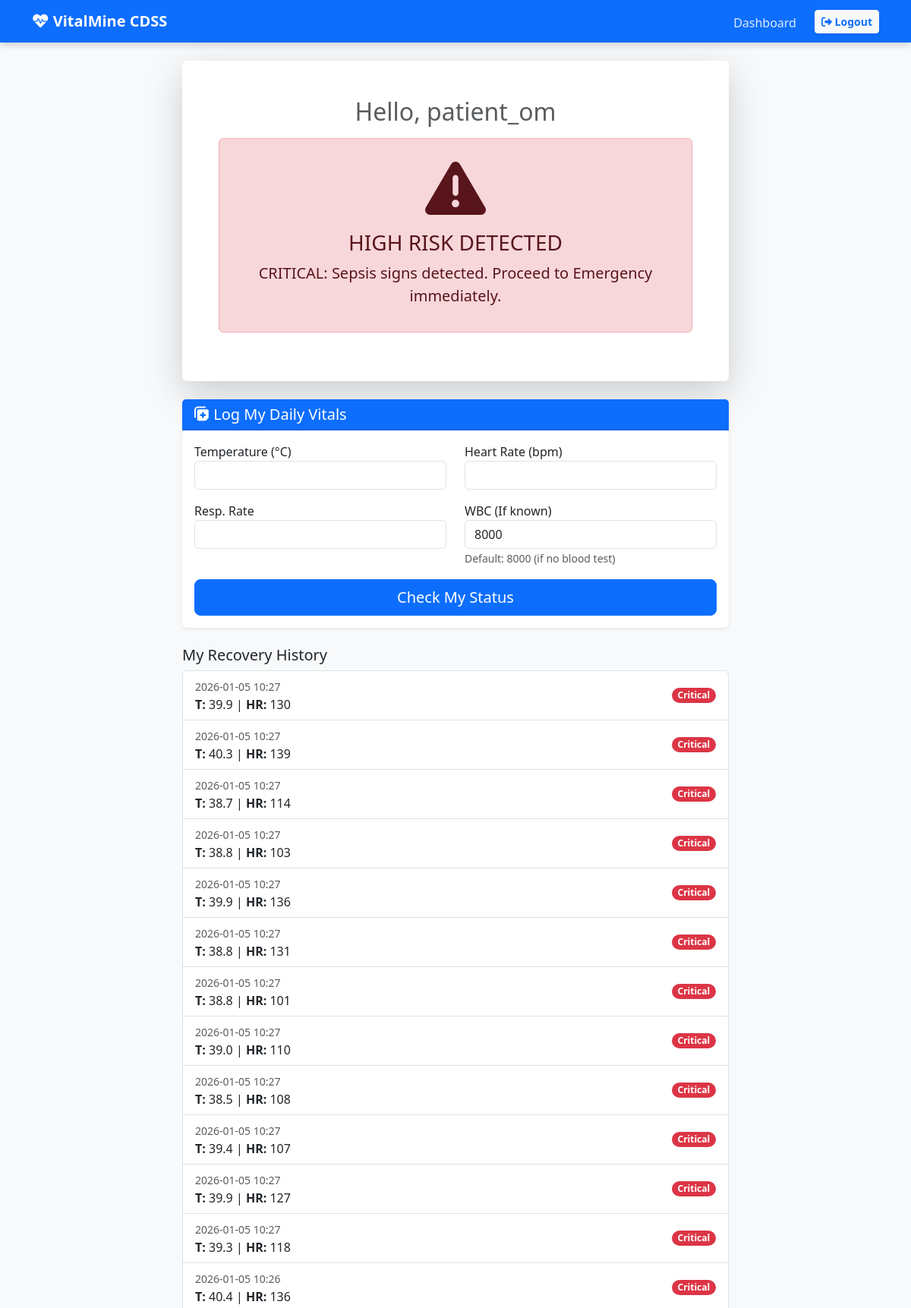
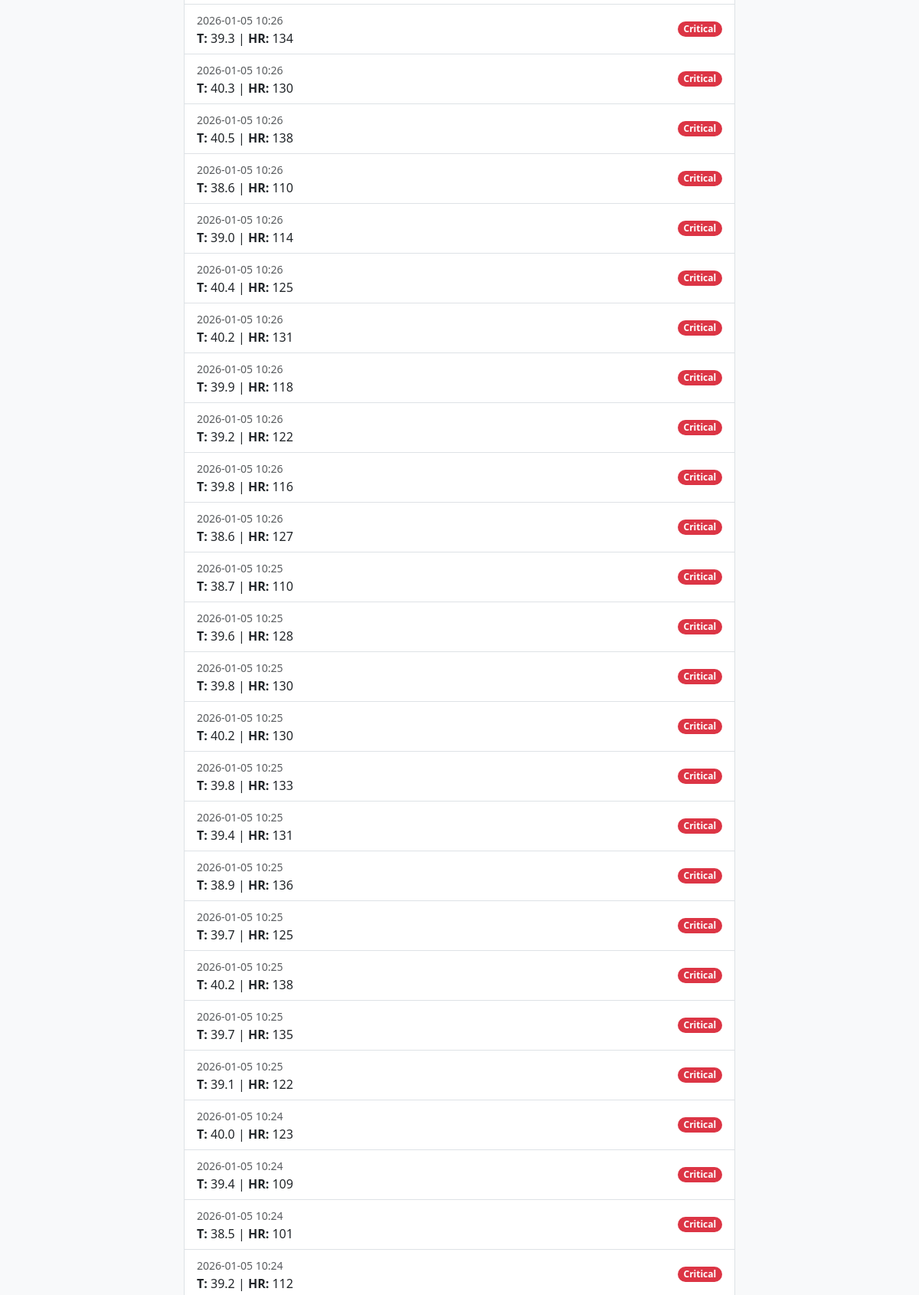
The page /patient_dashboard (signed in, upper part) on the database its author committed (2 pictures, top to bottom).
### models.py (models this page shows)
class User(UserMixin, db.Model):
    id = db.Column(db.Integer, primary_key=True)
    username = db.Column(db.String(100), unique=True, nullable=False)
    password = db.Column(db.String(100), nullable=False)
    role = db.Column(db.String(20), nullable=False, default="patient")
    entries = db.relationship("Entry", backref="author", lazy=True)

class Entry(db.Model):
    id = db.Column(db.Integer, primary_key=True)
    user_id = db.Column(db.Integer, db.ForeignKey("user.id"), nullable=True)
    name = db.Column(db.String(100), nullable=False)
    temp = db.Column(db.Float, nullable=False)
    hr = db.Column(db.Integer, nullable=False)
    rr = db.Column(db.Integer, nullable=False)
    wbc = db.Column(db.Float, nullable=False)
    status = db.Column(db.String(20), nullable=False)
    advice = db.Column(db.String(200), nullable=True)
    timestamp = db.Column(db.DateTime, default=datetime.utcnow)

### app.py (the view)
@app.route("/patient_dashboard")
@login_required
def patient_dashboard():
    if current_user.role != "patient":
        return redirect(url_for("home"))
    my_entries = (
        Entry.query.filter_by(user_id=current_user.id)
        .order_by(Entry.timestamp.desc())
        .all()
    )
    current_status = my_entries[0].status if my_entries else "Unknown"
    latest_advice = my_entries[0].advice if my_entries else "No data logged yet."
    return render_template(
        "patient_home.html",
        entries=my_entries,
        status=current_status,
        advice=latest_advice,
    )

### app.py (called while the page is built)
@login_manager.user_loader
def load_user(user_id):
    return db.session.get(User, int(user_id))

### templates/patient_home.html (shortened to what this page needs)
{% extends "base.html" %} {% block content %}
<div class="container mt-4">
  <div class="row mb-4">
    <div class="col-md-8 mx-auto">
      <div class="card shadow-lg border-0">
        <div class="card-body text-center p-5">
          <h2 class="text-muted">Hello, {{ current_user.username }}</h2>
          {% if status == 'High' %}
          <div class="alert alert-danger mt-3">
            <h1 class="display-1">
              <i class="fa-solid fa-triangle-exclamation"></i>
            </h1>
            <h3>HIGH RISK DETECTED</h3>
            <p class="lead">{{ advice }}</p>
          </div>
          {% else %}
          <div class="alert alert-secondary mt-3">
            <h3>No Data Logged Today</h3>
            <p>Please log your vitals below.</p>
          </div>
          {% endif %}
        </div>
      </div>
    </div>
  </div>
  <div class="row">
    <div class="col-md-8 mx-auto">
      <div class="card shadow-sm">
        <div class="card-header bg-primary text-white">
          <h5 class="mb-0">
            <i class="fa-solid fa-notes-medical"></i> Log My Daily Vitals
          </h5>
        </div>
        <div class="card-body">
          <form method="POST" action="/add_vitals">
            <div class="row">
              <div class="col-6 mb-3">
                <label>Temperature (°C)</label>
                <input
                  type="number"
                  step="0.1"
                  name="temperature"
                  class="form-control"
                  required
                />
              </div>
              <div class="col-6 mb-3">
                <label>Heart Rate (bpm)</label>
                <input
                  type="number"
                  name="heart_rate"
                  class="form-control"
                  required
                />
              </div>
            </div>
            <div class="row">
              <div class="col-6 mb-3">
                <label>Resp. Rate</label>
                <input
                  type="number"
                  name="resp_rate"
                  class="form-control"
                  required
                />
              </div>
              <div class="col-6 mb-3">
                <label>WBC (If known)</label>
                <input
                  type="number"
                  name="wbc_count"
                  class="form-control"
                  value="8000"
                  required
                />
                <small class="text-muted"
                  >Default: 8000 (if no blood test)</small
                >
              </div>
            </div>
            <button type="submit" class="btn btn-primary w-100 btn-lg">
              Check My Status
            </button>
          </form>
        </div>
      </div>
    </div>
  </div>
  <div class="row mt-4">
    <div class="col-md-8 mx-auto">
      <h5>My Recovery History</h5>
      <div class="list-group">
        {% for entry in entries %}
        <div
          class="list-group-item d-flex justify-content-between align-items-center"
        >
          <div>
            <small class="text-muted"
              >{{ entry.timestamp.strftime('%Y-%m-%d %H:%M') }}</small
            ><br />
            <strong>T:</strong> {{ entry.temp }} | <strong>HR:</strong> {{
            entry.hr }}
          </div>
          {% if entry.status == 'High' %}
          <span class="badge bg-danger rounded-pill">Critical</span>
          {% elif entry.status == 'Warning' %}
          <span class="badge bg-warning text-dark rounded-pill"
            >Check Vitals</span
          >
          {% else %}
          <span class="badge bg-success rounded-pill">Stable</span>
          {% endif %}
        </div>
        {% endfor %}
      </div>
    </div>
  </div>
</div>
{% endblock %}

### templates/base.html (style rules this page uses)
body { background-color: #f8f9fa; }
.card { border: none; box-shadow: 0 4px 6px rgba(0, 0, 0, 0.1); }

### rows shown on the page
User: username "patient_om"
Entry: advice "CRITICAL: Sepsis signs detected. Proceed to Emergency immediately.", timestamp "2026-01-05 10:27", temp "39.9", hr "130", status "Critical"
Entry: timestamp "2026-01-05 10:27", temp "40.3", hr "139", status "Critical"
Entry: timestamp "2026-01-05 10:27", temp "38.7", hr "114", status "Critical"
Entry: timestamp "2026-01-05 10:27", temp "38.8", hr "103", status "Critical"
Entry: timestamp "2026-01-05 10:27", temp "39.9", hr "136", status "Critical"
Entry: timestamp "2026-01-05 10:27", temp "38.8", hr "131", status "Critical"
Entry: timestamp "2026-01-05 10:27", temp "38.8", hr "101", status "Critical"
Entry: timestamp "2026-01-05 10:27", temp "39.0", hr "110", status "Critical"
Entry: timestamp "2026-01-05 10:27", temp "38.5", hr "108", status "Critical"
Entry: timestamp "2026-01-05 10:27", temp "39.4", hr "107", status "Critical"
Entry: timestamp "2026-01-05 10:27", temp "39.9", hr "127", status "Critical"
Entry: timestamp "2026-01-05 10:27", temp "39.3", hr "118", status "Critical"
Entry: timestamp "2026-01-05 10:26", temp "40.4", hr "136", status "Critical"
Entry: timestamp "2026-01-05 10:26", temp "39.3", hr "134", status "Critical"
Entry: timestamp "2026-01-05 10:26", temp "40.3", hr "130", status "Critical"
Entry: timestamp "2026-01-05 10:26", temp "40.5", hr "138", status "Critical"
Entry: timestamp "2026-01-05 10:26", temp "38.6", hr "110", status "Critical"
Entry: timestamp "2026-01-05 10:26", temp "39.0", hr "114", status "Critical"
Entry: timestamp "2026-01-05 10:26", temp "40.4", hr "125", status "Critical"
Entry: timestamp "2026-01-05 10:26", temp "40.2", hr "131", status "Critical"
Entry: timestamp "2026-01-05 10:26", temp "39.9", hr "118", status "Critical"
Entry: timestamp "2026-01-05 10:26", temp "39.2", hr "122", status "Critical"
Entry: timestamp "2026-01-05 10:26", temp "39.8", hr "116", status "Critical"
Entry: timestamp "2026-01-05 10:26", temp "38.6", hr "127", status "Critical"
Entry: timestamp "2026-01-05 10:25", temp "38.7", hr "110", status "Critical"
Entry: timestamp "2026-01-05 10:25", temp "39.6", hr "128", status "Critical"
Entry: timestamp "2026-01-05 10:25", temp "39.8", hr "130", status "Critical"
Entry: timestamp "2026-01-05 10:25", temp "40.2", hr "130", status "Critical"
Entry: timestamp "2026-01-05 10:25", temp "39.8", hr "133", status "Critical"
Entry: timestamp "2026-01-05 10:25", temp "39.4", hr "131", status "Critical"
Entry: timestamp "2026-01-05 10:25", temp "38.9", hr "136", status "Critical"
Entry: timestamp "2026-01-05 10:25", temp "39.7", hr "125", status "Critical"
Entry: timestamp "2026-01-05 10:25", temp "40.2", hr "138", status "Critical"
Entry: timestamp "2026-01-05 10:25", temp "39.7", hr "135", status "Critical"
Entry: timestamp "2026-01-05 10:25", temp "39.1", hr "122", status "Critical"
Entry: timestamp "2026-01-05 10:24", temp "40.0", hr "123", status "Critical"
Entry: timestamp "2026-01-05 10:24", temp "39.4", hr "109", status "Critical"
Entry: timestamp "2026-01-05 10:24", temp "38.5", hr "101", status "Critical"
Entry: timestamp "2026-01-05 10:24", temp "39.2", hr "112", status "Critical"
